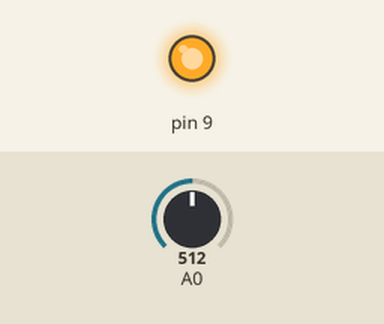
Recording of a sketch running on a simulated Arduino Uno, built with avr-gcc and run on an emulated ATmega328P. Shown: output pins drawn as LEDs (lit = HIGH). The inputs (shaded band) are chosen by the test bench; at power-on: A0 = 512. What the sketch prints to the serial monitor is not drawn.

Above: at 0.1 s.
Timing chart, 0 to 1.6 s (numbered marks = the images above):
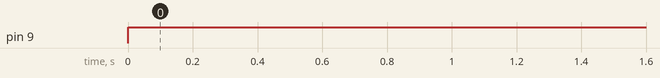

The sketch:

4._Potentiometer_voltage_reader.ino
```cpp
int x;

void setup() {
  // put your setup code here, to run once:
pinMode(9,OUTPUT);
pinMode(A0,INPUT);
Serial.begin(9600);
}

void loop() {
  // put your main code here, to run repeatedly:
digitalWrite(9,HIGH);
x=analogRead(A0);
Serial.println(x);
delay(300);
}
```

Measured:
- by itself, pin 9: LOW → HIGH at 0.00 s
